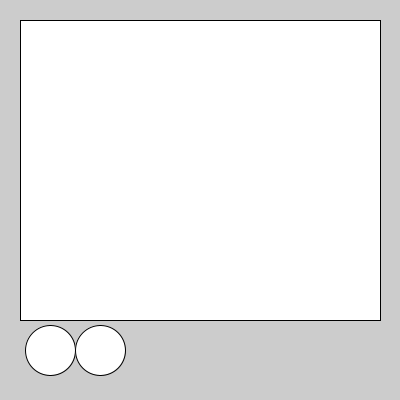
Frame 1 (no input)
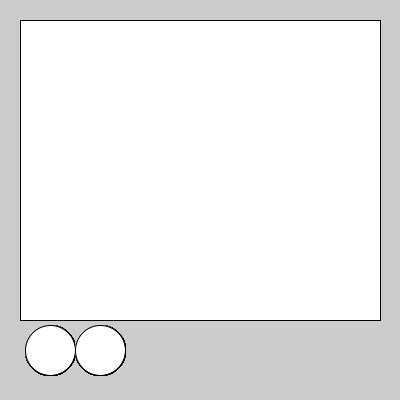
Frame 60 (the mouse pressed at the canvas centre just before this capture)
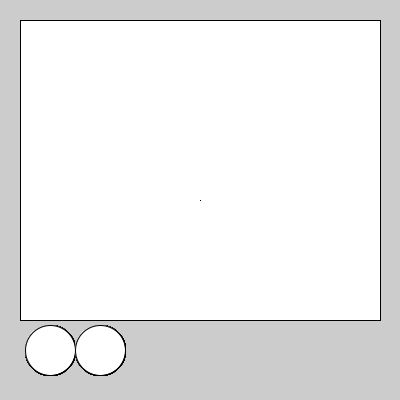
Frame 120 (the mouse held since frame 60 and released just before this capture)

The Processing sketch that drew these frames (run headless with seeded random() and noise(); from frame 60 on, the mouse is pressed at the canvas centre):

// Processing sketch: paint_7
// ── paint_7.pde
color colorLapiz = color(0);

void setup(){
  size(400,400);
  dibujarPantalla();
}

void draw(){
  dibujarBoton(50, 350, color(255,0,0), color(150,0,0));
  dibujarBoton(100, 350, color(0,0,255), color(0,0,150));
  dibujarLapiz();
}

void mouseClicked(){
  if (dist(mouseX, mouseY, 50, 350) < 25) {
    colorLapiz = color(255,0,0);
  }
  
  if (dist(mouseX, mouseY, 100, 350) < 25) {
    colorLapiz = color(0,0,255);
  }
}

// ── funciones.pde
void dibujarPantalla() {
  rect(20, 20, 360, 300);
}

void dibujarBoton(
  int posX, int posY, 
  color colorFigura, color colorFiguraPresionado) {
  if (dist(mouseX, mouseY, posX, posY) < 25) {
    fill(colorFigura);
    if(mousePressed){
      fill(colorFiguraPresionado);
    }
  }else{
    fill(255); 
  }
  ellipse(posX, posY, 50, 50);
}

void dibujarLapiz() {
  if (
    (mouseX > 20 && mouseX < 380 && mouseY > 20 && mouseY < 320) &&
    (pmouseX > 20 && pmouseX < 380 && pmouseY > 20 && pmouseY < 320)
    ) {
    stroke(colorLapiz);
    line(pmouseX, pmouseY, mouseX, mouseY);
  }
}
